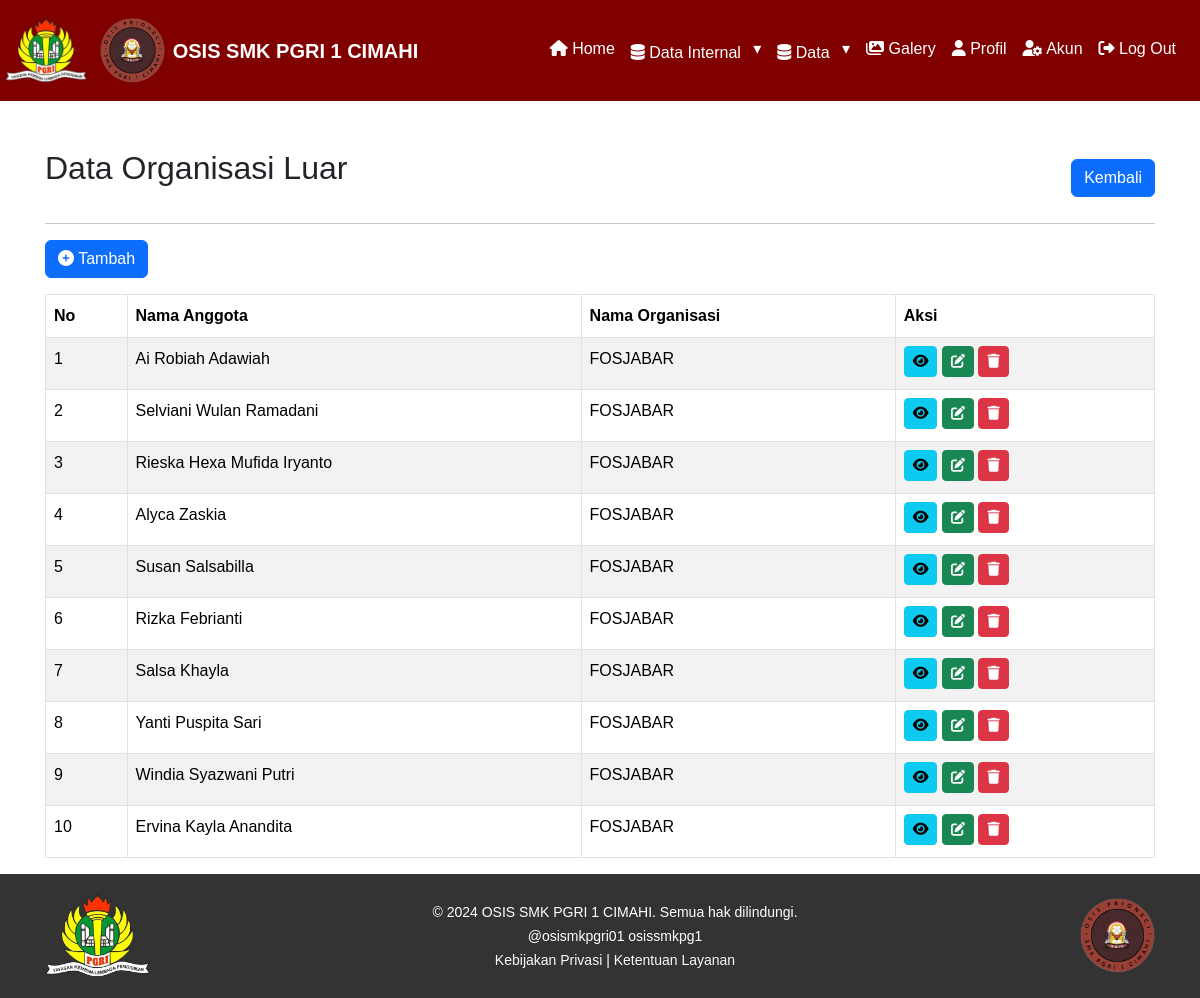
Screenshot of /admin/data-organisasi-luar-admin.php (signed in) with the database file from the repository.
### tables this page shows
CREATE TABLE `data_organisasi_luar` (
  `id_organisasi_luar` int(11) NOT NULL,
  `nama_anggota` varchar(225) NOT NULL,
  `nama_organisasi` varchar(100) NOT NULL,
  `jabatan` varchar(100) NOT NULL,
  `asal_sekolah` varchar(100) NOT NULL,
  `created_by` int(11) DEFAULT NULL,
  `created_at` datetime DEFAULT current_timestamp(),
  `updated_by` int(11) DEFAULT NULL,
  `updated_at` datetime DEFAULT current_timestamp() ON UPDATE current_timestamp()
);

### admin/data-organisasi-luar-admin.php (the view, shortened to what this page needs)
<?php
include '../layout/header.php';
?>
<div class="content-wrapper">
    <div class="container mt-5 overflow-x-scroll">
        <div class="d-flex justify-content-between align-items-center">
            <h2>Data Organisasi Luar</h2>
            <a href="javascript:history.back()" class="btn btn-primary">Kembali</a>
        </div>
        <hr>
        <a class="btn btn-primary tambah-btn" data-bs-toggle="modal" data-bs-target="#modalTambah"><i class="fas fa-plus-circle"></i> Tambah</a>
        <table id="serverside" class="table table-bordered table-striped mt-3">
            <thead>
                <tr>
                    <th>No</th>
                    <th>Nama Anggota</th>
                    <th>Nama Organisasi</th>
                    <th>Aksi</th>
                </tr>
            </thead>
            <tbody>
                <?php
                include '../config/koneksi.php';
                $result = mysqli_query($db, "
                    SELECT dol.*,
                        ak1.nama AS dibuat_oleh,
                        ak2.nama AS diubah_oleh
                    FROM data_organisasi_luar dol
                    LEFT JOIN akun ak1 ON dol.created_by = ak1.id_akun
                    LEFT JOIN akun ak2 ON dol.updated_by = ak2.id_akun
                ");
                $no = 1;
                while ($row = mysqli_fetch_assoc($result)) :
                ?>
                    <tr>
                        <td><?= $no++; ?></td>
                        <td><?= htmlspecialchars($row['nama_anggota']); ?></td>
                        <td><?= htmlspecialchars($row['nama_organisasi']); ?></td>
                        <td>
                            <a class="btn btn-info btn-sm mb-1" data-bs-toggle="modal" data-bs-target="#modalDetail<?= $row['id_organisasi_luar']; ?>">
                                <i class="fas fa-eye"></i>
                            </a>
                            <a class="btn btn-success btn-sm mb-1" data-bs-toggle="modal" data-bs-target="#modalUbah<?= $row['id_organisasi_luar']; ?>">
                                <li class="fas fa-edit"></li>
                            </a>
                            <a class="btn btn-danger btn-sm mb-1" data-bs-toggle="modal" data-bs-target="#modalHapus<?= $row['id_organisasi_luar']; ?>">
                                <li class="fas fa-trash"></li>
                            </a>
                        </td>
                    </tr>
                <?php endwhile; ?>
            </tbody>
        </table>
    </div>
</div>
<?php endwhile;
include '../layout/footer.php'; ?>

### layout/header.php (style rules this page uses)
body { font-family: Arial, sans-serif; font-size: 16px; line-height: 1.6; margin: 0; padding: 0; box-sizing: border-box; }
.container { padding: 0 15px; margin: 0 auto; }
h2, h3 { margin-bottom: 20px; }

### rows the page displays
data_organisasi_luar: nama_anggota "Ai Robiah Adawiah", nama_organisasi "FOSJABAR"
data_organisasi_luar: nama_anggota "Selviani Wulan Ramadani", nama_organisasi "FOSJABAR"
data_organisasi_luar: nama_anggota "Rieska Hexa Mufida Iryanto", nama_organisasi "FOSJABAR"
data_organisasi_luar: nama_anggota "Alyca Zaskia", nama_organisasi "FOSJABAR"
data_organisasi_luar: nama_anggota "Susan Salsabilla", nama_organisasi "FOSJABAR"
data_organisasi_luar: nama_anggota "Rizka Febrianti", nama_organisasi "FOSJABAR"
data_organisasi_luar: nama_anggota "Salsa Khayla", nama_organisasi "FOSJABAR"
data_organisasi_luar: nama_anggota "Yanti Puspita Sari", nama_organisasi "FOSJABAR"
data_organisasi_luar: nama_anggota "Windia Syazwani Putri", nama_organisasi "FOSJABAR"
data_organisasi_luar: nama_anggota "Ervina Kayla Anandita", nama_organisasi "FOSJABAR"
